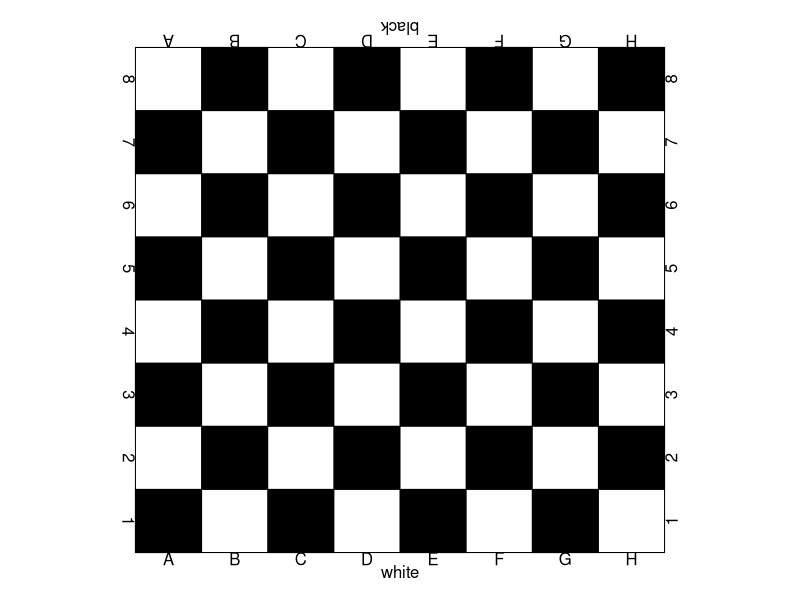

Write R code to recreate this figure.
pdf("chess_board_legal.pdf",11,17)

par(mar=c(0,0,0,0),pty="s")
plot(0,0,"n",ann=F,axes=F,xlim=c(-0.2,8.2),ylim=c(-0.4,8.4))

for(i in 1:8){
    for(j in 1:8){
        if((i+j)%%2==0){
            polygon(c(i-1,i,i,i-1),c(j-1,j-1,j,j),col="black")
        }
    }
}
polygon(c(0,0,8,8),c(0,8,8,0))

for(i in 1:8){
    text(i-0.5,-0.1,LETTERS[i])
    text(i-0.5,8.1,LETTERS[i],srt=180)
    text(8.1,i-0.5,i,srt=90)
    text(-0.1,i-0.5,i,srt=90*3)
}
text(4,-0.3,"white")
text(4,8.3,"black",srt=180)

dev.off()
